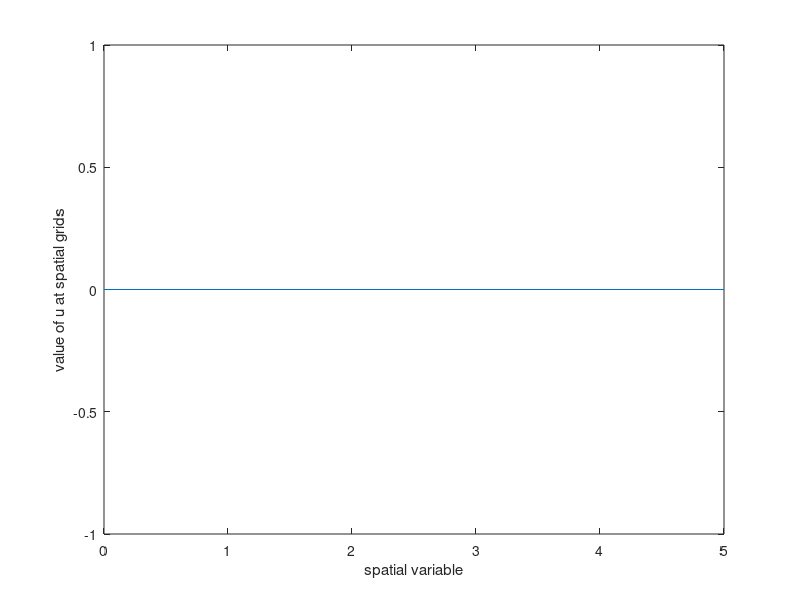

Source code (MATLAB):
% FT-FS scheme for hyperbolic pde
clear all
clc
L=input('Enter the total length of spatial var')
T=input('Enter the upper bound for time grid')
h=input('Enter the length of each spatial grid')
k=input('Enter the length of each time grid')
M=L/h;
N=T/k;
R=(-k)/h;
% Enter the given Boundry conditions
for j=1:M
    U(1,j)=(sin(pi*(j*h)))^40;
end
for n=1:N
    U(n,1)=0;
    U(n,M+1)=0;
end
% Construct finite difference FT-FS scheme
for n=1:N-1
    for j=2:M
        U(n+1,j)=(1+R)*U(n,j)-R*U(n,j+1);
    end
end
for n=1:N-1
     U(n+1,M)=(1+R)*U(n,j);
end
for n=1:N-1
    U(n+1,2)=-R*U(n,2);
end
U
plot(0:h:L,U)
xlabel('spatial variable')
ylabel('value of u at spatial grids')
